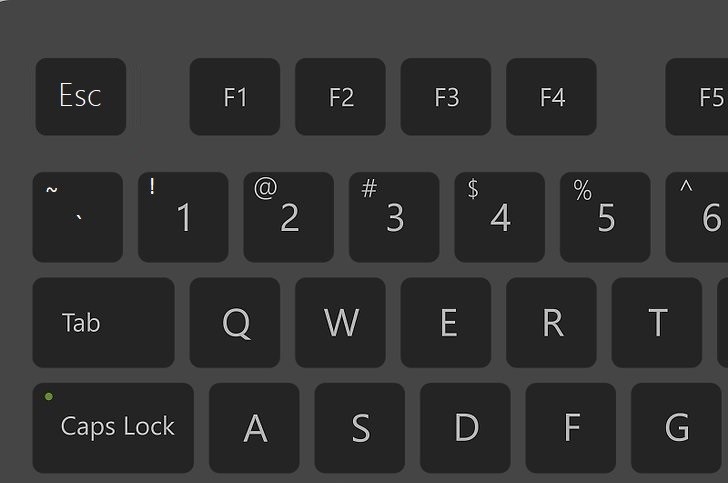
%> input picture 3/31.jpg, 728 x 483 px
$ octave ocr3.m   (GNU Octave 9; MATLAB toolbox functions it lacks are replaced by stand-ins)
%> lines starting %> are read from the running program, lines starting %| are printed output that depends on the picture; in (x1, y1, x2, y2) boxes, pixels count from 0 and x2, y2 are one past the last pixel; in counts of white or black regions, pixels touching at a corner belong together; the program's own positions count from 1
clear; close all;
[file,path]=uigetfile({'*.jpg;*.bmp;*.png;*.tif'},'Choose an image');
%> the answer given: 31.jpg
s=[path,file];
I=imread(s);
%> I is the input picture: size 483x728x3 uint8; mean R, G, B 52.2, 52.2, 52.2
figure;
imshow(I);

%RGB to Gray
I = rgb2gray(I);
%> I: size 483x728 uint8


%Binarization
BW = imbinarize(I);
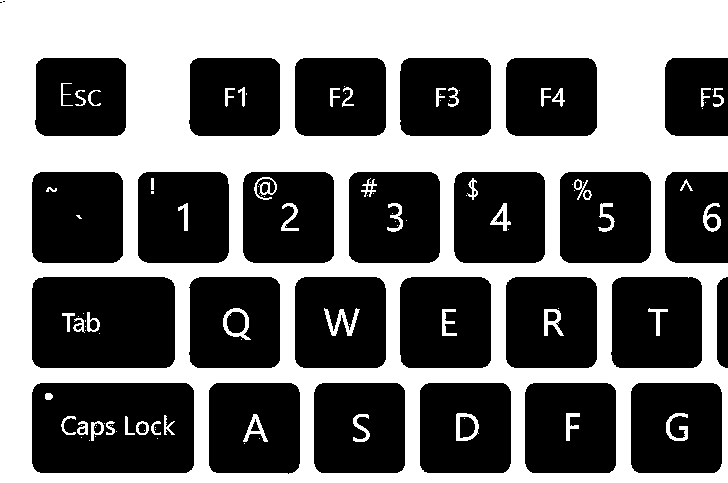
%> BW: size 483x728 logical; 43.9% white; 101 white regions (51 under 20 px), largest, box (x1, y1, x2, y2) and area: (0, 0, 728, 483) 147833, (324, 308, 360, 336) 379, (223, 308, 251, 340) 318
figure;
imshowpair(I, BW, 'montage');
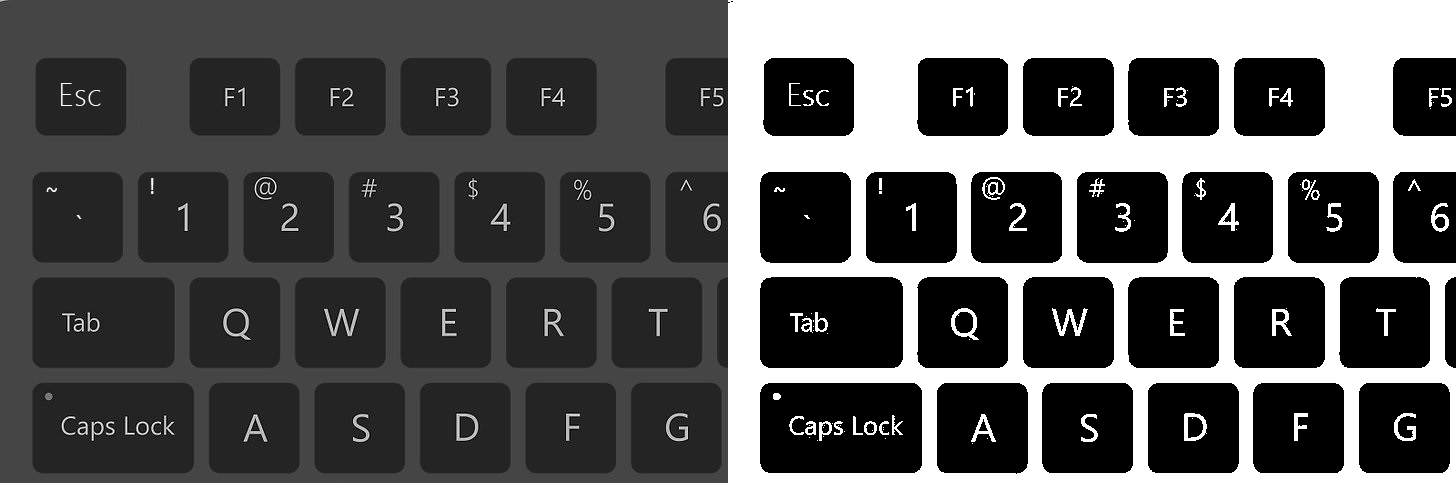
%> displayed picture: size 483x1456, on the screen's scale of 0 to 255; min 0, max 255, mean 82

%Preprocessing for better recognition of text

%Background
background = imopen(I, strel('disk', 15));
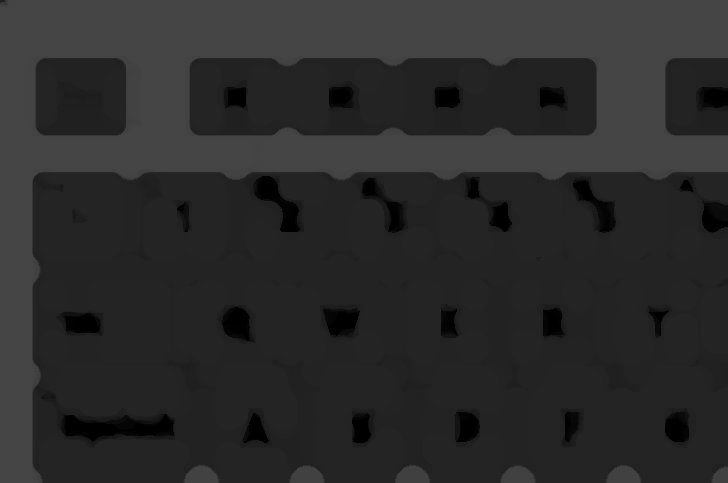
%> background: size 483x728 uint8; min 0, max 69, mean 43

%Removing background
Icorrected = I - background;
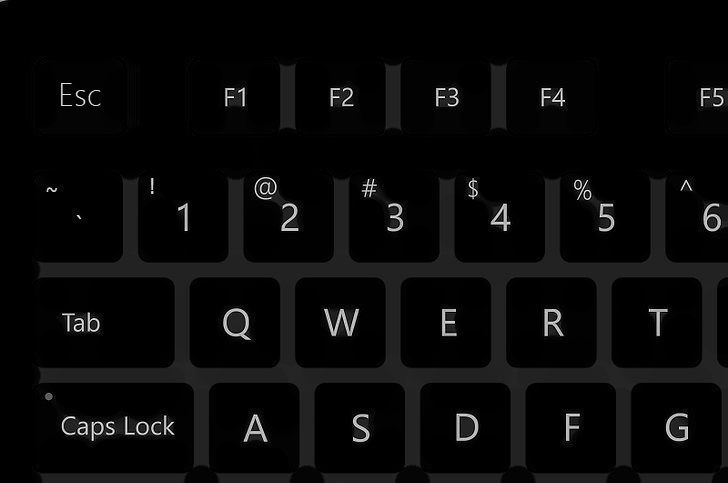
%> Icorrected: size 483x728 uint8; min 0, max 255, mean 9.2

%Binarization
BW1=imbinarize(Icorrected);
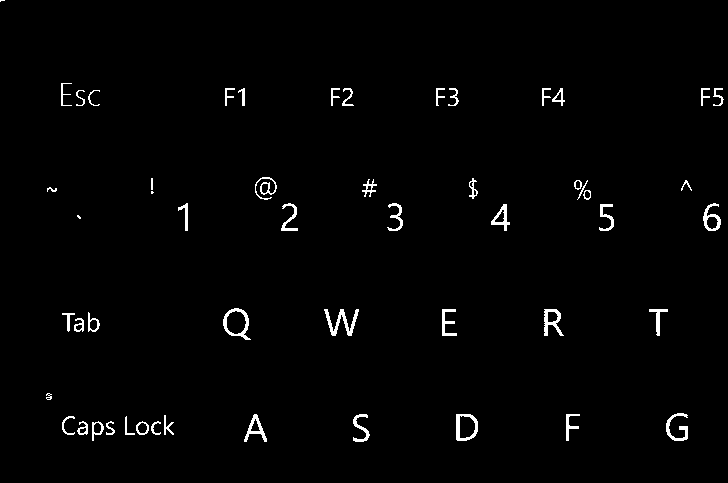
%> BW1: size 483x728 logical; 1.5% white; 53 white regions (3 under 20 px), largest, box (x1, y1, x2, y2) and area: (324, 309, 359, 336) 339, (223, 308, 251, 340) 274, (456, 414, 478, 441) 256
figure;
imshowpair(Icorrected, BW1, 'montage');
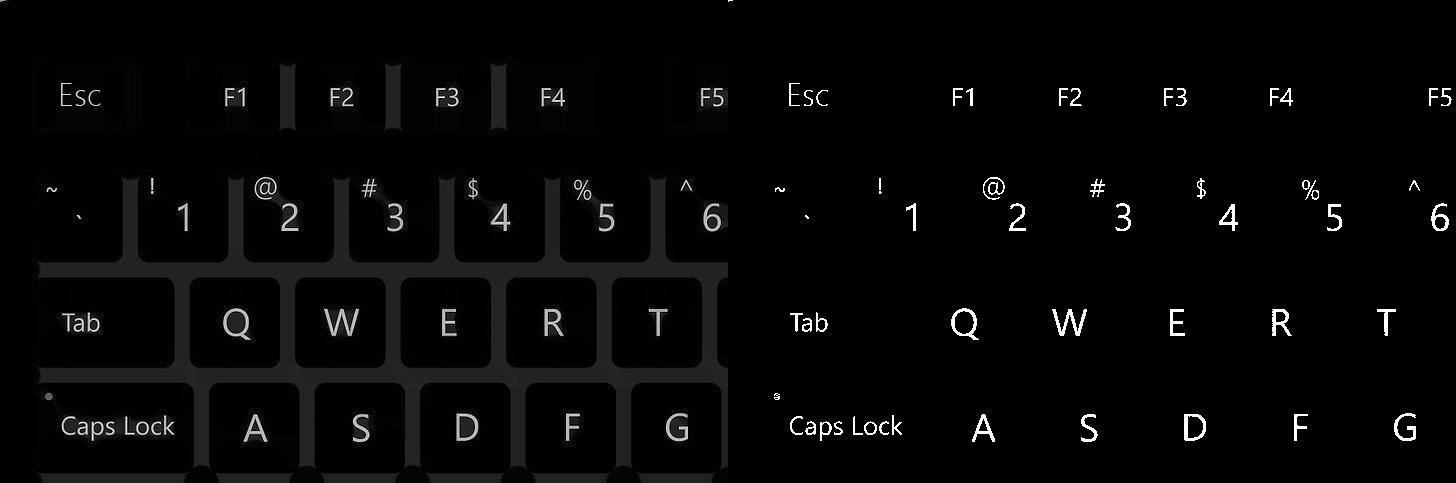
%> displayed picture: size 483x1456, on the screen's scale of 0 to 255; min 0, max 255, mean 6.6


%> (the run ends here)
